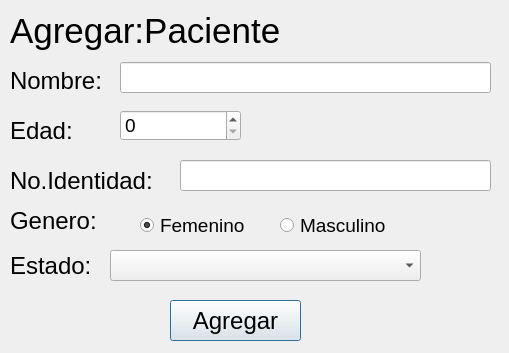
<?xml version="1.0" encoding="UTF-8"?>
<ui version="4.0">
 <class>Paciente</class>
 <widget class="QDialog" name="Paciente">
  <property name="geometry">
   <rect>
    <x>0</x>
    <y>0</y>
    <width>509</width>
    <height>353</height>
   </rect>
  </property>
  <property name="windowTitle">
   <string>Agregar Paciente</string>
  </property>
  <widget class="QLabel" name="label_4">
   <property name="geometry">
    <rect>
     <x>10</x>
     <y>170</y>
     <width>171</width>
     <height>21</height>
    </rect>
   </property>
   <property name="font">
    <font>
     <pointsize>18</pointsize>
    </font>
   </property>
   <property name="text">
    <string>No.Identidad:</string>
   </property>
  </widget>
  <widget class="QComboBox" name="PatientStatus">
   <property name="geometry">
    <rect>
     <x>110</x>
     <y>250</y>
     <width>311</width>
     <height>31</height>
    </rect>
   </property>
   <property name="font">
    <font>
     <pointsize>14</pointsize>
    </font>
   </property>
  </widget>
  <widget class="QLabel" name="label_8">
   <property name="geometry">
    <rect>
     <x>10</x>
     <y>250</y>
     <width>101</width>
     <height>31</height>
    </rect>
   </property>
   <property name="font">
    <font>
     <pointsize>18</pointsize>
    </font>
   </property>
   <property name="text">
    <string>Estado:</string>
   </property>
  </widget>
  <widget class="QSpinBox" name="PatientAge">
   <property name="geometry">
    <rect>
     <x>120</x>
     <y>110</y>
     <width>121</width>
     <height>31</height>
    </rect>
   </property>
   <property name="font">
    <font>
     <pointsize>14</pointsize>
    </font>
   </property>
   <property name="minimum">
    <number>0</number>
   </property>
   <property name="value">
    <number>0</number>
   </property>
  </widget>
  <widget class="QRadioButton" name="PatientFem">
   <property name="geometry">
    <rect>
     <x>140</x>
     <y>210</y>
     <width>121</width>
     <height>31</height>
    </rect>
   </property>
   <property name="font">
    <font>
     <pointsize>14</pointsize>
    </font>
   </property>
   <property name="text">
    <string>Femenino</string>
   </property>
   <property name="checked">
    <bool>true</bool>
   </property>
   <attribute name="buttonGroup">
    <string notr="true">Gender</string>
   </attribute>
  </widget>
  <widget class="QPushButton" name="pushButton">
   <property name="geometry">
    <rect>
     <x>170</x>
     <y>300</y>
     <width>131</width>
     <height>41</height>
    </rect>
   </property>
   <property name="font">
    <font>
     <pointsize>18</pointsize>
    </font>
   </property>
   <property name="text">
    <string>Agregar</string>
   </property>
  </widget>
  <widget class="QLabel" name="label_5">
   <property name="geometry">
    <rect>
     <x>10</x>
     <y>210</y>
     <width>101</width>
     <height>21</height>
    </rect>
   </property>
   <property name="font">
    <font>
     <pointsize>18</pointsize>
    </font>
   </property>
   <property name="text">
    <string>Genero:</string>
   </property>
  </widget>
  <widget class="QLineEdit" name="PatientName">
   <property name="geometry">
    <rect>
     <x>120</x>
     <y>62</y>
     <width>371</width>
     <height>31</height>
    </rect>
   </property>
   <property name="font">
    <font>
     <pointsize>14</pointsize>
    </font>
   </property>
  </widget>
  <widget class="QRadioButton" name="PatientMasc">
   <property name="geometry">
    <rect>
     <x>280</x>
     <y>210</y>
     <width>121</width>
     <height>31</height>
    </rect>
   </property>
   <property name="font">
    <font>
     <pointsize>14</pointsize>
    </font>
   </property>
   <property name="text">
    <string>Masculino</string>
   </property>
   <attribute name="buttonGroup">
    <string notr="true">Gender</string>
   </attribute>
  </widget>
  <widget class="QLineEdit" name="PatientID">
   <property name="geometry">
    <rect>
     <x>180</x>
     <y>160</y>
     <width>311</width>
     <height>31</height>
    </rect>
   </property>
   <property name="font">
    <font>
     <pointsize>14</pointsize>
    </font>
   </property>
  </widget>
  <widget class="QLabel" name="label_3">
   <property name="geometry">
    <rect>
     <x>10</x>
     <y>120</y>
     <width>101</width>
     <height>21</height>
    </rect>
   </property>
   <property name="font">
    <font>
     <pointsize>18</pointsize>
    </font>
   </property>
   <property name="text">
    <string>Edad:</string>
   </property>
  </widget>
  <widget class="QLabel" name="label">
   <property name="geometry">
    <rect>
     <x>10</x>
     <y>10</y>
     <width>351</width>
     <height>41</height>
    </rect>
   </property>
   <property name="font">
    <font>
     <pointsize>26</pointsize>
    </font>
   </property>
   <property name="text">
    <string>Agregar:Paciente</string>
   </property>
  </widget>
  <widget class="QLabel" name="label_2">
   <property name="geometry">
    <rect>
     <x>10</x>
     <y>70</y>
     <width>101</width>
     <height>21</height>
    </rect>
   </property>
   <property name="font">
    <font>
     <pointsize>18</pointsize>
    </font>
   </property>
   <property name="text">
    <string>Nombre:</string>
   </property>
  </widget>
 </widget>
 <resources/>
 <connections/>
 <buttongroups>
  <buttongroup name="Gender"/>
 </buttongroups>
</ui>
